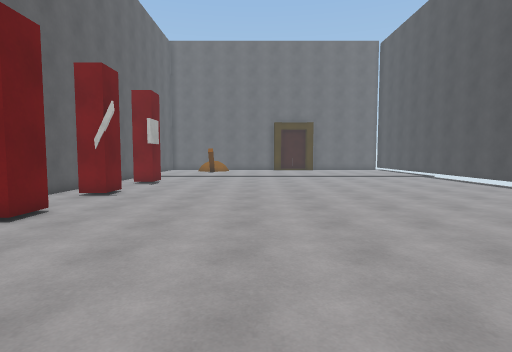
view 1 (above)

16 first-person views from a walk through a Unity game level. The camera is 1.5 m above the floor, tilts 4° down and sees 80° across. The floor is counted in squares, 1 m on a side. Each view is taken from the middle of a square. On the plan, view 1 faces up. The plan holds only what a view shows up to about 15 squares ahead; the rest is blank. The player character is not drawn. Surface patterns are stand-ins for the level's own textures.

view 2
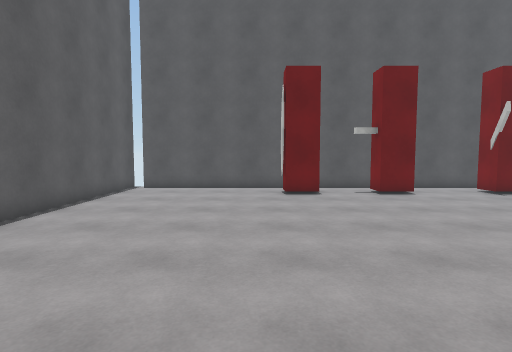

view 3
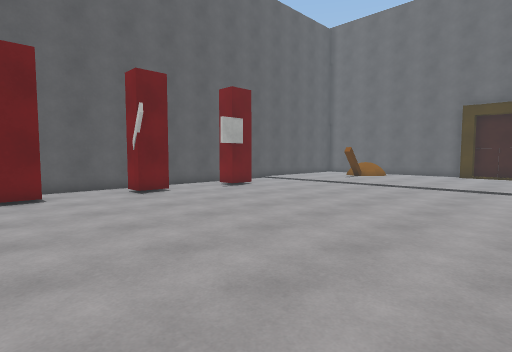

view 4
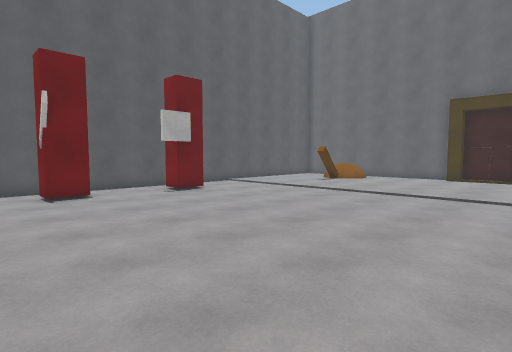

view 5
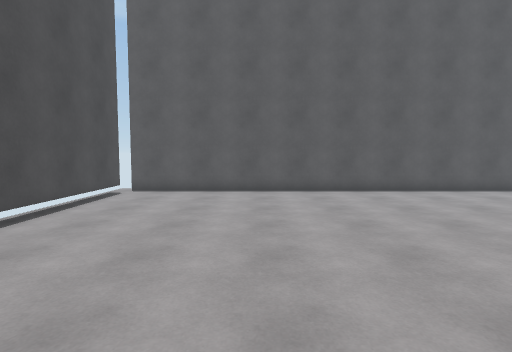

view 6
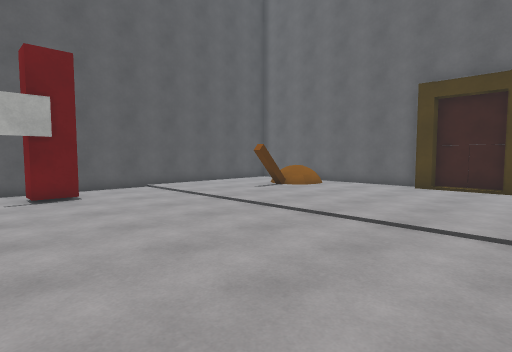

view 7
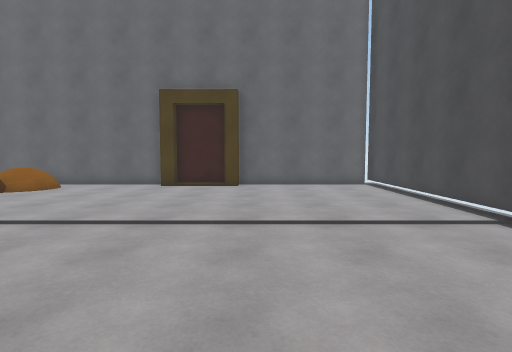

view 8
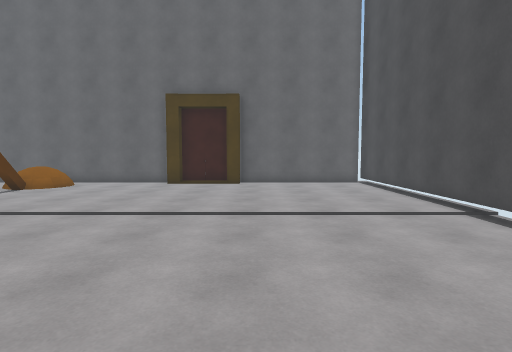

view 9
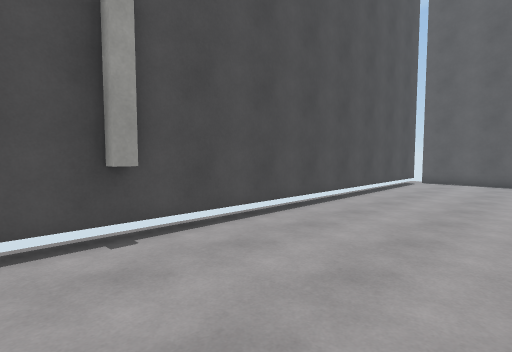

view 10
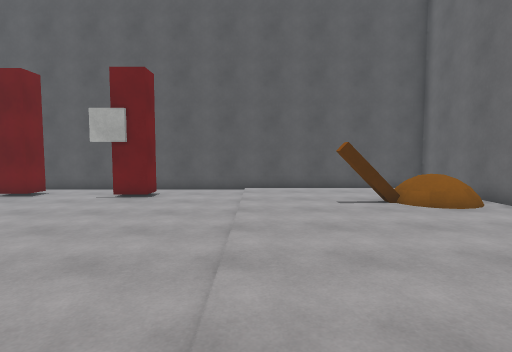

view 11
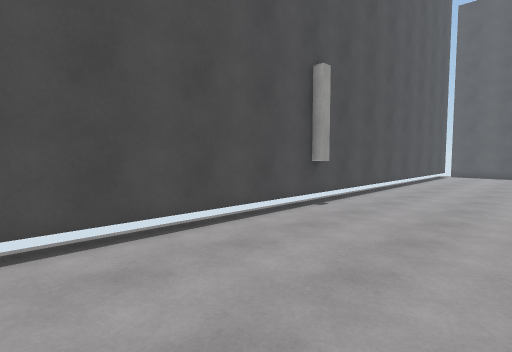

view 12
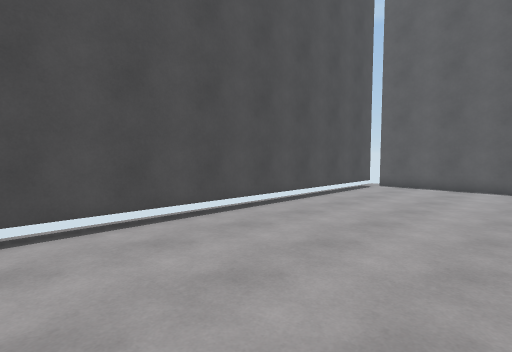

view 13
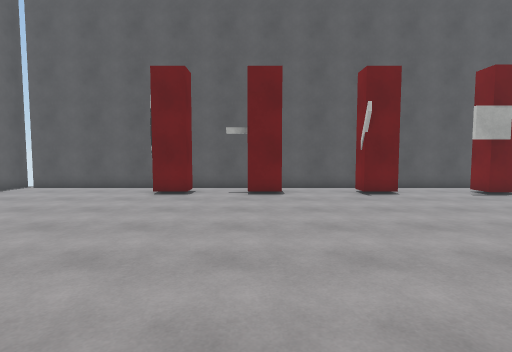

view 14
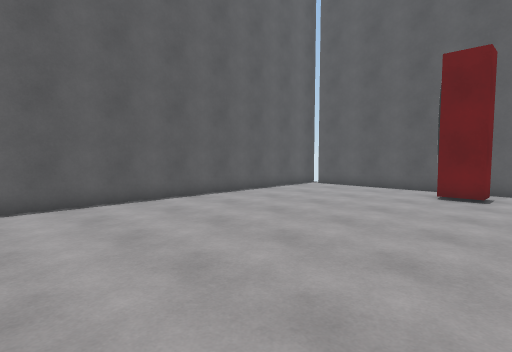

view 15
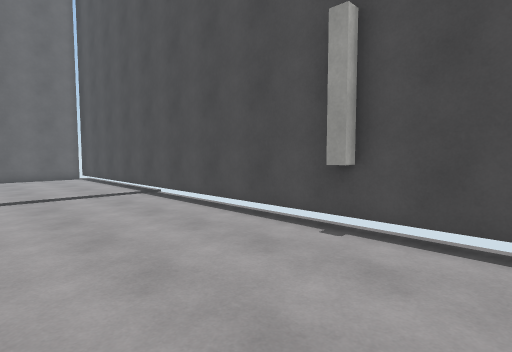

view 16
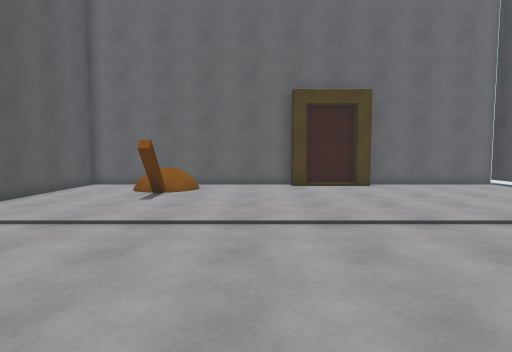

### Floor plan
Points are (right, up) in squares from view 1. A wall is a line through its corners. A room is listed if a view was taken in it or the views show most of it. See-through windows are left out.
Room 1 (views 1, 2, 3, 4, 5, 6, 7, 8, 9, 10, 11, 12, 13, 14, 15, 16)
walls: (-5.5, 8) (-5.5, 6.7) (-6.5, 6.7); (-6.5, 12.4) (-5.5, 12.4) (-5.5, 11.1) (-6.5, 11.1); (11.5, 11.8) (11.1, 11.8) (11.1, 12.2) (11.5, 12.2); (-6.4, 17) (-5.3, 17) (-5.3, 15.7) (-6.4, 15.7); (-6.5, 4.4) (-5.5, 4.4) (-5.5, 3.1) (-6.5, 3.1); (-3.4, 24.8) (-3.3, 23.6); (5.2, 27.8) (4.6, 27.8) (4.6, 28.5) (2.3, 28.5) (2.3, 27.8) (1.7, 27.8) (1.7, 28.5) (-7.8, 28.5) (-7.8, -3.1); (11.4, -3.1) (11.4, 28.9); (-8.4, -3.7) (11.2, -3.7); (11.2, 28.5) (5.1, 28.5)
low walls: (-3.9, 25.5) (-4.4, 25.7); (-2.6, 27.1) (-2.5, 26.7); (-2.9, 27.4) (-2.5, 26.8) (-2.6, 26.2) (-3, 25.7)
ways out: gap at (-8, -3); gap at (-4, 25); gap at (11, -4); gap at (11, 29); gap at (12, -3)

Where each view was taken, in squares from view 1:
view 1: 0 up, 0 right, facing up
view 2: 2 up, 6 right, facing left
view 3: 6 up, 6 right, facing up-left
view 4: 9 up, 6 right, facing up-left
view 5: 9 up, 6 right, facing down
view 6: 14 up, 6 right, facing up-left
view 7: 14 up, 6 right, facing up
view 8: 13 up, 6 right, facing up
view 9: 14 up, 6 right, facing down-right
view 10: 21 up, 6 right, facing left
view 11: 20 up, 6 right, facing down-right
view 12: 11 up, 5 right, facing down-right
view 13: 7 up, 6 right, facing left
view 14: 6 up, 6 right, facing down-left
view 15: 9 up, 6 right, facing up-right
view 16: 14 up, 0 right, facing up
